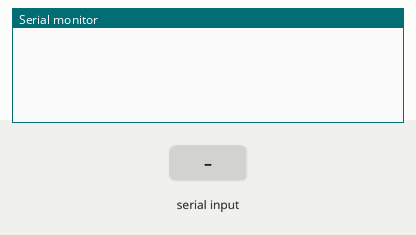
A sketch run on a simulated Arduino Uno, built with avr-gcc and run on an emulated ATmega328P. Parts: the last lines printed to the serial monitor. The test bench sets the inputs (shaded band).

Above: at 1.2 s.
1.3 s: "R" received over Serial
At 2.1 s:
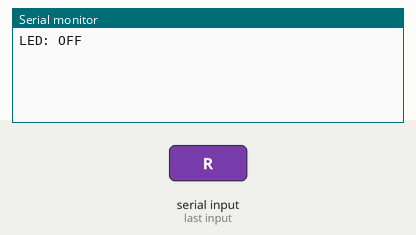
2.8 s: "L" received over Serial
At 3.2 s:
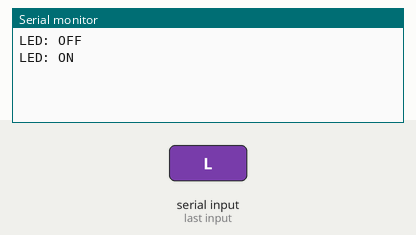

The sketch:

bt_hc05_test.ino
```cpp
#define ledPin 7
int  state = 0;

void setup() {
  pinMode(ledPin, LOW);
  digitalWrite(ledPin,LOW);
  Serial.begin(9600);

}

void loop() {
  if(Serial.available() > 0) {
    state = Serial.read();
      }


  if (state == 'R') {
  digitalWrite(ledPin, LOW);
  Serial.println("LED: OFF");
  state = 0;
}
 else if (state == 'L') {
  digitalWrite(ledPin, HIGH);
  Serial.println("LED: ON");
  state = 0;
 }

}
```

Measured:
- after the input at 1.3 s, the serial monitor: prints a new line at once (image 1)
- after the input at 2.8 s, the serial monitor: prints a new line at once (image 2)
